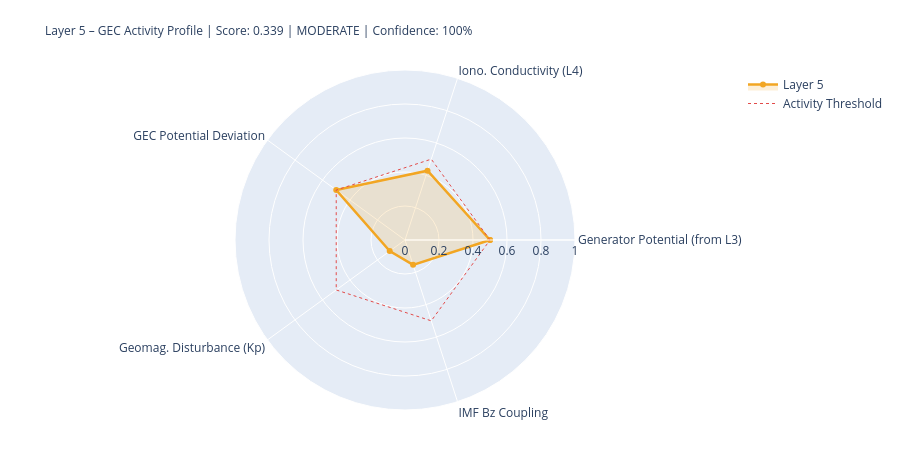

Notebook source saved alongside this figure:
### Markdown cell above
---
## 5. State Assessment & Handoff to Layer 6

### Code cell
# ============================================================
# LAYER-5-SCORE
# ============================================================

# Components
# 1) Generator activity (Layer-3-driven)
gen_score = norm(generator_strength, 0.3, 2.0)
gen_src   = 'from_layer3' if l3_thunder_score is not None else 'estimated'

# 2) Ionospheric conductivity (Layer-4-driven)
iono_score = norm(iono_cond_factor, 0.7, 1.4)
iono_src   = 'from_layer4' if l4_ioniz is not None else 'estimated'

# 3) GEC potential deviation from reference
pot_score = norm(abs(delta_V_pct), 0, 30)  # 0 = at reference, 1 = 30% deviation
pot_src   = 'derived'

# 4) Geomagnetic disturbance (Kp) – modulates vertical currents
kp_score = norm(kp_val, 0, 9)
kp_src   = 'primary' if kp_now is not None else 'from_layer4'

# 5) IMF Bz coupling (southward = stronger M-I coupling → GEC influence)
bz_score = norm(-(bz_now or 0), -5, 30) if bz_now is not None else None
bz_src   = 'primary' if bz_now is not None else 'missing'

COMPONENTS = {
    'Generator Potential (from L3)':  {'score': gen_score,   'source': 'derived_from_layer3', 'dynamic': True},
    'Iono. Conductivity (L4)':      {'score': iono_score,  'source': iono_src, 'dynamic': True},
    'GEC Potential Deviation':      {'score': pot_score,   'source': pot_src,  'dynamic': True},
    'Geomag. Disturbance (Kp)':         {'score': kp_score,    'source': kp_src,   'dynamic': True},
    'IMF Bz Coupling':               {'score': bz_score,    'source': bz_src,   'dynamic': True},
}

available   = {k: v['score'] for k, v in COMPONENTS.items() if v['score'] is not None}
unavailable = [k for k, v in COMPONENTS.items() if v['score'] is None]
layer5_score = round(sum(available.values()) / len(available), 4) if available else None
confidence   = round(len(available) / len(COMPONENTS), 2)
level = ('unknown' if layer5_score is None
         else 'quiet'   if layer5_score < 0.3
         else 'moderate' if layer5_score < 0.6
         else 'active')
dominant_l5 = max(available, key=available.get) if available else 'none'

# Kp consistency: separate 1-min raw value from score value
kp_1m_raw   = kp_now          # directly from API (can be 0.0 during live measurement)
kp_for_score = kp_val          # from Layer-0 context or estimated value if needed
kp_score_src = kp_src

W = 68
print('=' * W)
print('LAYER 5 – GLOBAL ELECTRIC CIRCUIT – STATE ASSESSMENT')
print('=' * W)
for name, comp in COMPONENTS.items():
    s = comp['score']
    if s is not None:
        bar = '█' * int(s*20) + '░' * (20-int(s*20))
        print(f'  {name:<34} {bar}  {s:.3f}  [{comp["source"]}]')
    else:
        print(f'  {name:<34} {"─"*20}  n/a   [missing]')
print('-' * W)
print(f'  Score:         {layer5_score:.3f}  ({len(available)}/{len(COMPONENTS)} components)')
print(f'  Confidence:    {confidence:.0%}')
print(f'  Level:         {level.upper()}')
print(f'  Dominant:      {dominant_l5}')
print(f'  V_iono:        {V_iono_mod:.1f} kV  (Δ {delta_V_pct:+.1f}% vs. Ref)')
print(f'  I_total:       {I_total_mod:.1f} A   (Δ {delta_I_pct:+.1f}% vs. Ref)')
print('=' * W)

# Radar
cats   = list(available.keys())
vals_r = list(available.values())
if len(cats) >= 3:
    fig = go.Figure()
    fig.add_trace(go.Scatterpolar(
        r=vals_r + [vals_r[0]], theta=cats + [cats[0]],
        fill='toself', fillcolor='rgba(242,166,35,0.18)',
        line=dict(color='#F2A623', width=2.5), name='Layer 5'
    ))
    fig.add_trace(go.Scatterpolar(
        r=[0.5]*(len(cats)+1), theta=cats+[cats[0]],
        line=dict(color='#E24B4A', dash='dot', width=1),
        mode='lines', name='Activity Threshold'
    ))
    fig.update_layout(
        title=dict(
            text=f'Layer 5 – GEC Activity Profile | Score: {layer5_score:.3f} | {level.upper()} | Confidence: {confidence:.0%}',
            font=dict(size=12)
        ),
        polar=dict(radialaxis=dict(visible=True, range=[0,1])),
        height=450, showlegend=True,
        margin=dict(l=80, r=80, t=70, b=40)
    )
    fig.show()

### Figure 1 — Plotly figure (JSON) as saved in the notebook; plotly's stock layout.template omitted (floating-point values rounded to 4 significant figures)
{"data": [{"fill": "toself", "fillcolor": "rgba(242,166,35,0.18)", "line": {"color": "#F2A623", "width": 2.5}, "name": "Layer 5", "r": [0.5, 0.4287, 0.5, 0.1111, 0.1537, 0.5], "theta": ["Generator Potential (from L3)", "Iono. Conductivity (L4)", "GEC Potential Deviation", "Geomag. Disturbance (Kp)", "IMF Bz Coupling", "Generator Potential (from L3)"], "type": "scatterpolar"}, {"line": {"color": "#E24B4A", "dash": "dot", "width": 1}, "mode": "lines", "name": "Activity Threshold", "r": [0.5, 0.5, 0.5, 0.5, 0.5, 0.5], "theta": ["Generator Potential (from L3)", "Iono. Conductivity (L4)", "GEC Potential Deviation", "Geomag. Disturbance (Kp)", "IMF Bz Coupling", "Generator Potential (from L3)"], "type": "scatterpolar"}], "layout": {"height": 450, "margin": {"b": 40, "l": 80, "r": 80, "t": 70}, "polar": {"radialaxis": {"range": [0, 1], "visible": true}}, "showlegend": true, "title": {"font": {"size": 12}, "text": "Layer 5 – GEC Activity Profile | Score: 0.339 | MODERATE | Confidence: 100%"}}}
